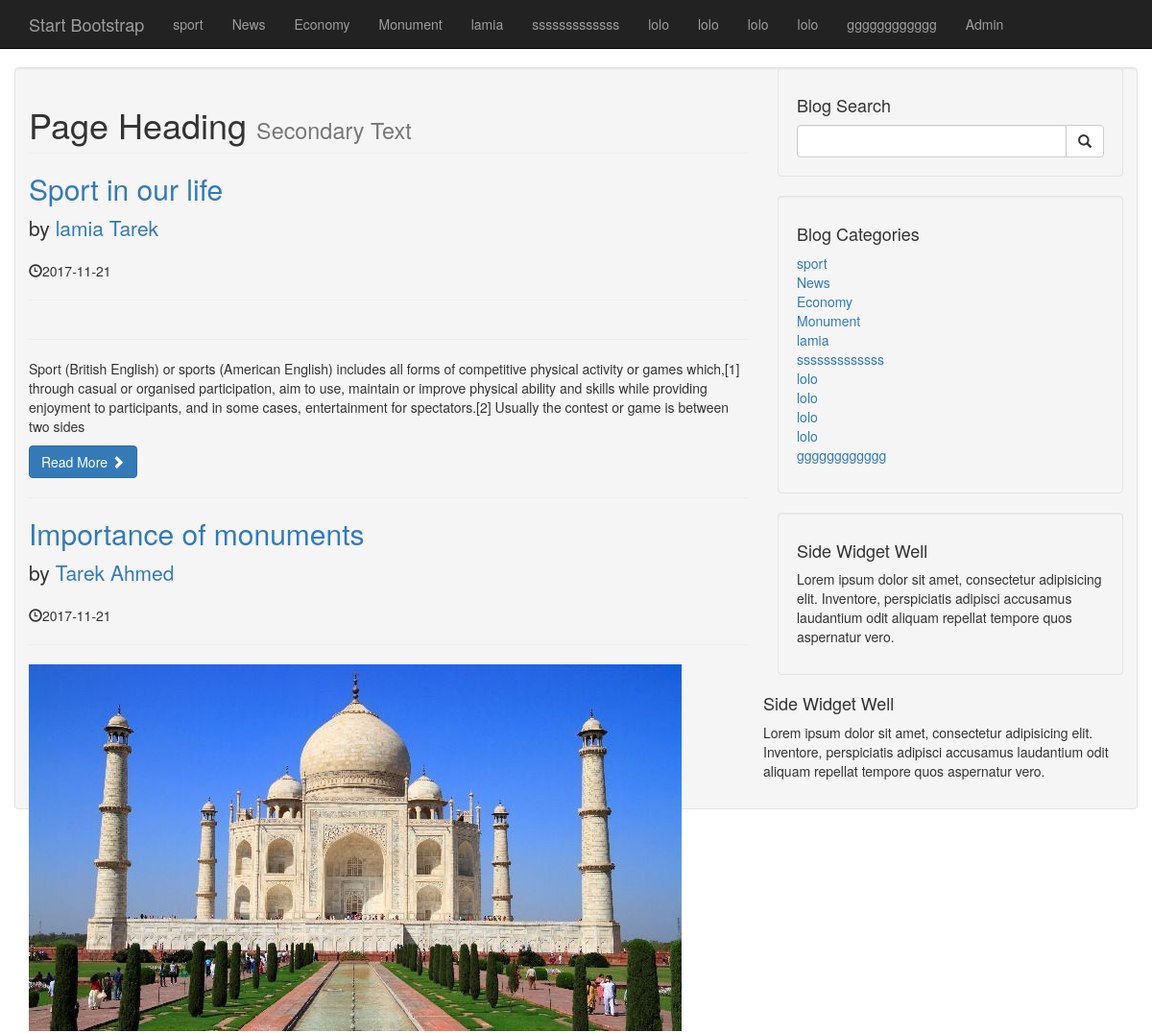
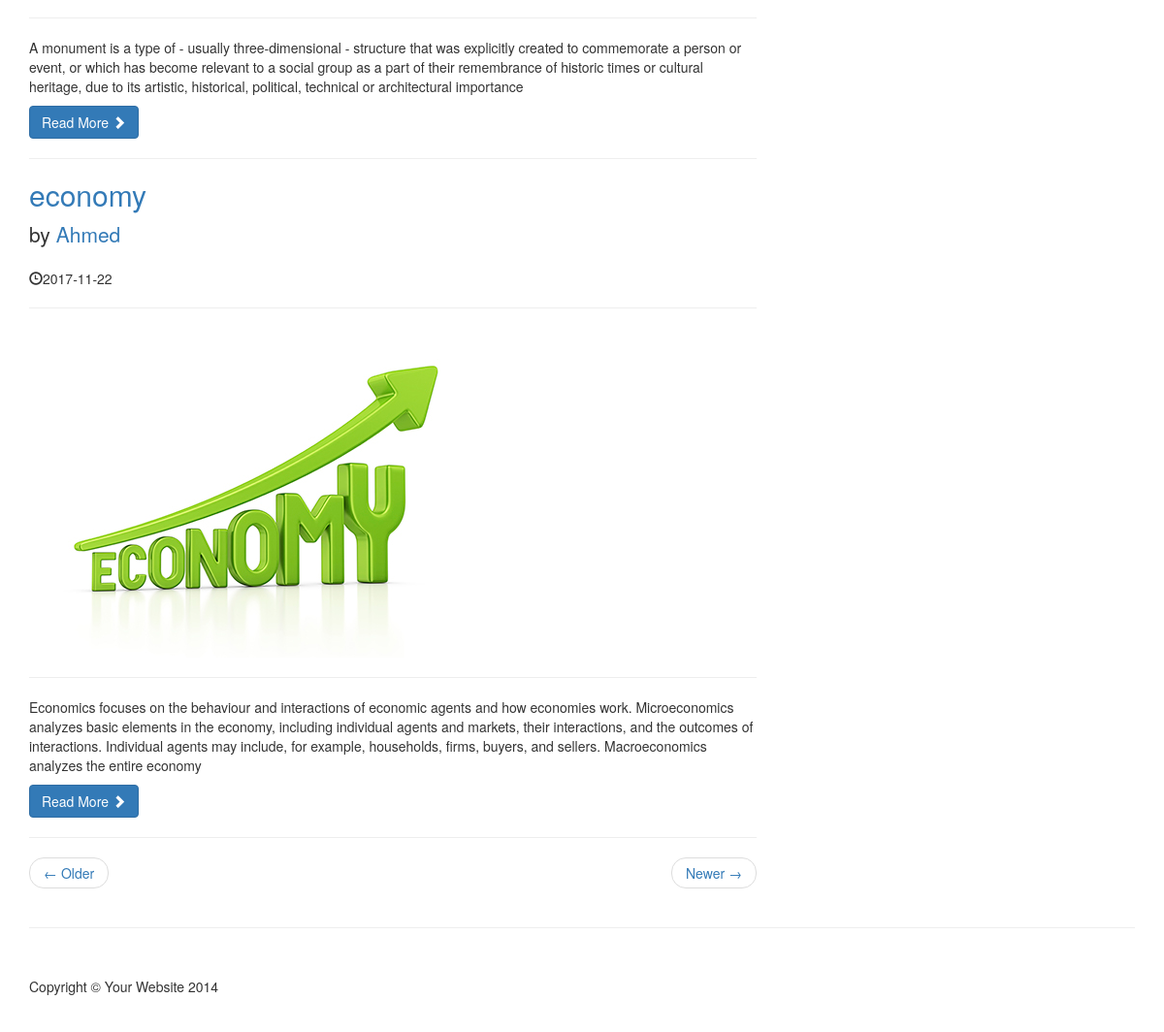
The page / on the database its author committed (2 pictures, top to bottom).
### tables this page shows
CREATE TABLE `categories` (
  `cat_id` int(10) NOT NULL,
  `cat_title` varchar(100) NOT NULL
);

CREATE TABLE `posts` (
  `post_id` int(10) NOT NULL,
  `post_category_id` int(10) NOT NULL,
  `post_author` varchar(255) NOT NULL,
  `post_title` varchar(255) NOT NULL,
  `post_status` varchar(100) NOT NULL,
  `post_image` text NOT NULL,
  `post_tags` varchar(100) NOT NULL,
  `post_content` text NOT NULL,
  `post_comment_count` int(10) NOT NULL,
  `post_date` date NOT NULL,
  `post_views_count` int(10) NOT NULL,
  `post_user` varchar(255) NOT NULL
);

### libs/functions.php (called while the page is built, shortened)
<?php
include'db.php';?>
<?php
class category{
    function selectcat(){
          global $pdo;
        $query="select * from categories";
       $st =$pdo->query($query);
        return $st->fetchAll();
    }
}
    class posts{
    function selectposts(){
        global $pdo;
        $query="select * from posts";
       $posts =$pdo->query($query)->fetchAll();
        return $posts;
    }
}
?>

### index.php (the view, shortened to what this page needs)
<?php
include'libs/functions.php';
include'includes/header.php';
$db=new category();
$cats=$db->selectcat();
$db->insertcat();
$db->deletecat();
$dd=new posts();
 $posts=$dd->selectposts();
?>
<?php include'includes/navigation.php';?>
    <div class="container">
        <div class="row">
            <div class="col-md-8">
                <h1 class="page-header">
                    Page Heading
                    <small>Secondary Text</small>
                </h1>
                   <?php
                   foreach($posts as $post):
                    ?>
                     <h2>
                    <a href="#"><?=$post['post_title'];?></a>
                </h2>
                <p class="lead">
                    by <a href="index.php"><?=$post['post_author'];?></a>
                </p>
                <p><span class="glyphicon glyphicon-time"></span><?=$post['post_date'];?> </p>
                <hr>
                <img class="img-responsive" src="images/<?=$post['post_image']?>" alt="">
                <hr>
                <p><?=$post['post_content']?></p>
                <a class="btn btn-primary" href="post.php?p_id=<?=$post['post_id'] ?>">Read More <span class="glyphicon glyphicon-chevron-right"></span></a>
                <hr>
                 <?php endforeach;?>
                <ul class="pager">
                    <li class="previous">
                        <a href="#">&larr; Older</a>
                    </li>
                    <li class="next">
                        <a href="#">Newer &rarr;</a>
                    </li>
                </ul>
            </div>
           <?php include'includes/sidebar.php';
            ?>
                <?php include'includes/widget.php'; ?>
      </div>
     <hr>
  <?php include'includes/footer.php'; ?>

### includes/header.php (shortened to what this page needs)
<!DOCTYPE html>
<html lang="en">
<head>
    <link href="css/bootstrap.min.css" rel="stylesheet">
    <link href="css/blog-home.css" rel="stylesheet">
</head>
<body>

### includes/navigation.php (shortened to what this page needs)
   <?php
$cats=$db->selectcat();
?>
    <nav class="navbar navbar-inverse navbar-fixed-top" role="navigation">
        <div class="container">
            <div class="navbar-header">
                <a class="navbar-brand" href="#">Start Bootstrap</a>
            </div>
            <div class="collapse navbar-collapse" id="bs-example-navbar-collapse-1">
                <ul class="nav navbar-nav">
                     <?php
                                foreach($cats as $cat):?>
                              <li><a href=#><?php echo $cat['cat_title'];?></a></li>
                             <?php  endforeach; ?>
                               <li><a href="admin">Admin</a></li>
                </ul>
            </div>
        </div>
    </nav>

### includes/sidebar.php
<?php
$cats=$db->selectcat();
?>
                 <div class="col-md-4">
                <div class="well">
                    <h4>Blog Search</h4>
                    <form action="search.php" method="post">
                    <div class="input-group">
                        <input type="text" class="form-control" name="search">
                        <span class="input-group-btn">
                            <button class="btn btn-default" type="submit" name="submit">
                                <span class="glyphicon glyphicon-search"></span>
                        </button>
                        </span>
                    </div>
                  </form>
                </div>
                <div class="well">
                    <h4>Blog Categories</h4>
                    <div class="row">
                        <div class="col-lg-6">
                            <ul class="list-unstyled">
                               <?php
                                foreach($cats as $cat):?>
                              <li><a href=#><?php echo $cat['cat_title'];?></a></li>
                             <?php  endforeach; ?>
                            </ul>
                        </div>
                    </div>
                </div>
                <div class="well">
                    <h4>Side Widget Well</h4>
                    <p>Lorem ipsum dolor sit amet, consectetur adipisicing elit. Inventore, perspiciatis adipisci accusamus laudantium odit aliquam repellat tempore quos aspernatur vero.</p>
                </div>
                 </div>

### includes/widget.php
<div class="well">
                    <h4>Side Widget Well</h4>
                    <p>Lorem ipsum dolor sit amet, consectetur adipisicing elit. Inventore, perspiciatis adipisci accusamus laudantium odit aliquam repellat tempore quos aspernatur vero.</p>
                </div>

### includes/footer.php (shortened to what this page needs)
  <footer>
            <div class="row">
                <div class="col-lg-12">
                    <p>Copyright &copy; Your Website 2014</p>
                </div>
            </div>
        </footer>
         </div>
</body>
</html>

### css/blog-home.css (style rules this page uses)
body { padding-top: 70px; }
footer { margin: 50px 0; }

### rows shown on the page
categories: cat_title "sport"
categories: cat_title "News"
categories: cat_title "Economy"
categories: cat_title "Monument"
categories: cat_title "lamia"
categories: cat_title "sssssssssssss"
categories: cat_title "lolo"
categories: cat_title "lolo"
categories: cat_title "lolo"
categories: cat_title "lolo"
categories: cat_title "gggggggggggg"
posts: post_title "Sport in our life", post_author "lamia Tarek", post_date "2017-11-21", post_content "Sport (British English) or sports (American English) includes all forms of competitive physical activity or games which,[1] through casual or organised participation, aim to use, maintain or improve physical ability and skills while providing enjoyment to participants, and in some cases, entertainment for spectators.[2] Usually the contest or game is between two sides"
posts: post_title "Importance of monuments", post_author "Tarek Ahmed", post_date "2017-11-21", post_image (picture), post_content "A monument is a type of - usually three-dimensional - structure that was explicitly created to commemorate a person or event, or which has become relevant to a social group as a part of their remembrance of historic times or cultural heritage, due to its artistic, historical, political, technical or architectural importance"
posts: post_title "economy", post_author "Ahmed", post_date "2017-11-22", post_image (picture), post_content "Economics focuses on the behaviour and interactions of economic agents and how economies work. Microeconomics analyzes basic elements in the economy, including individual agents and markets, their interactions, and the outcomes of interactions. Individual agents may include, for example, households, firms, buyers, and sellers. Macroeconomics analyzes the entire economy"
